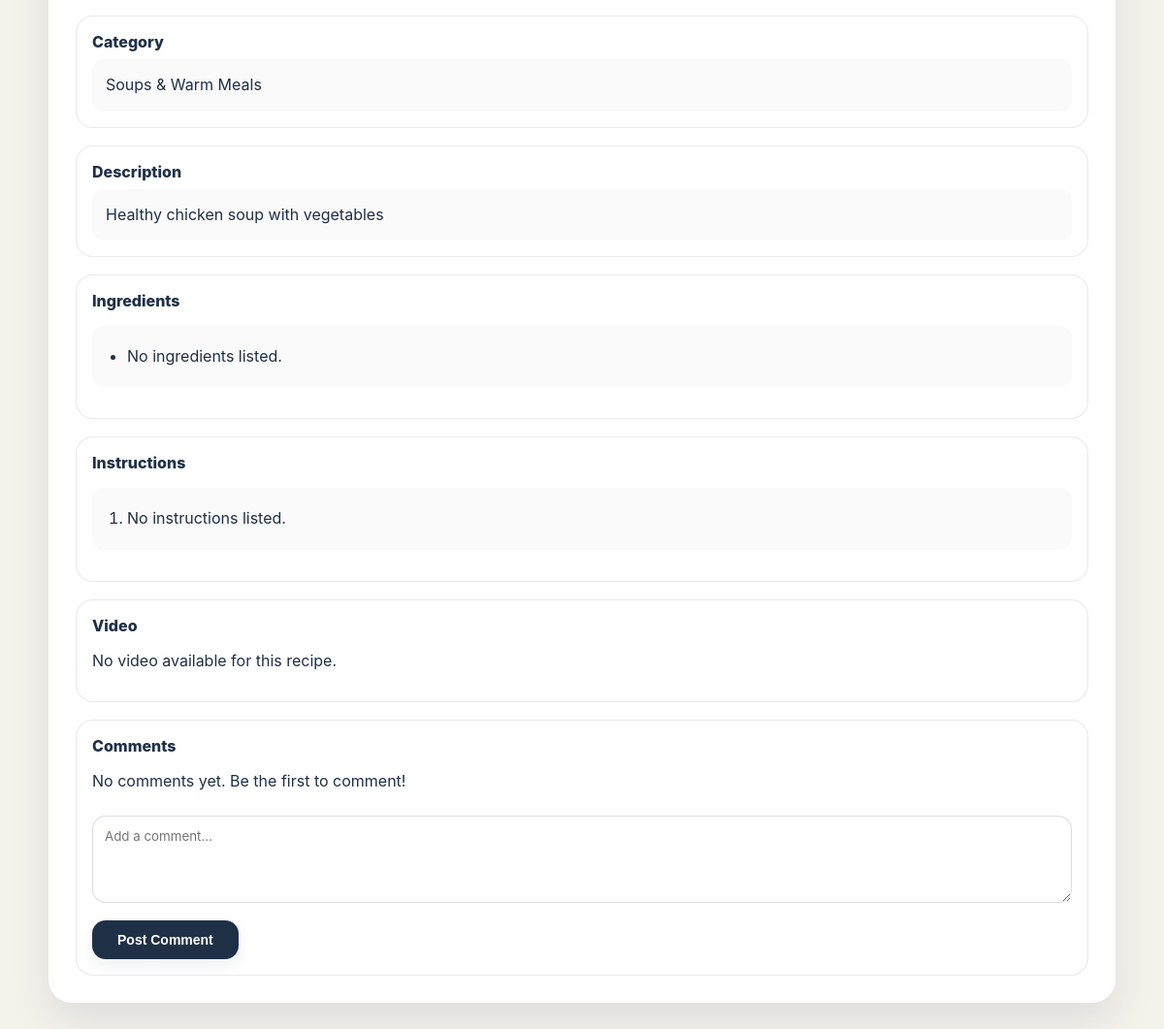
/viewRecipe.php?id=5 (signed in, lower part), run on an earlier commit of the app's database.
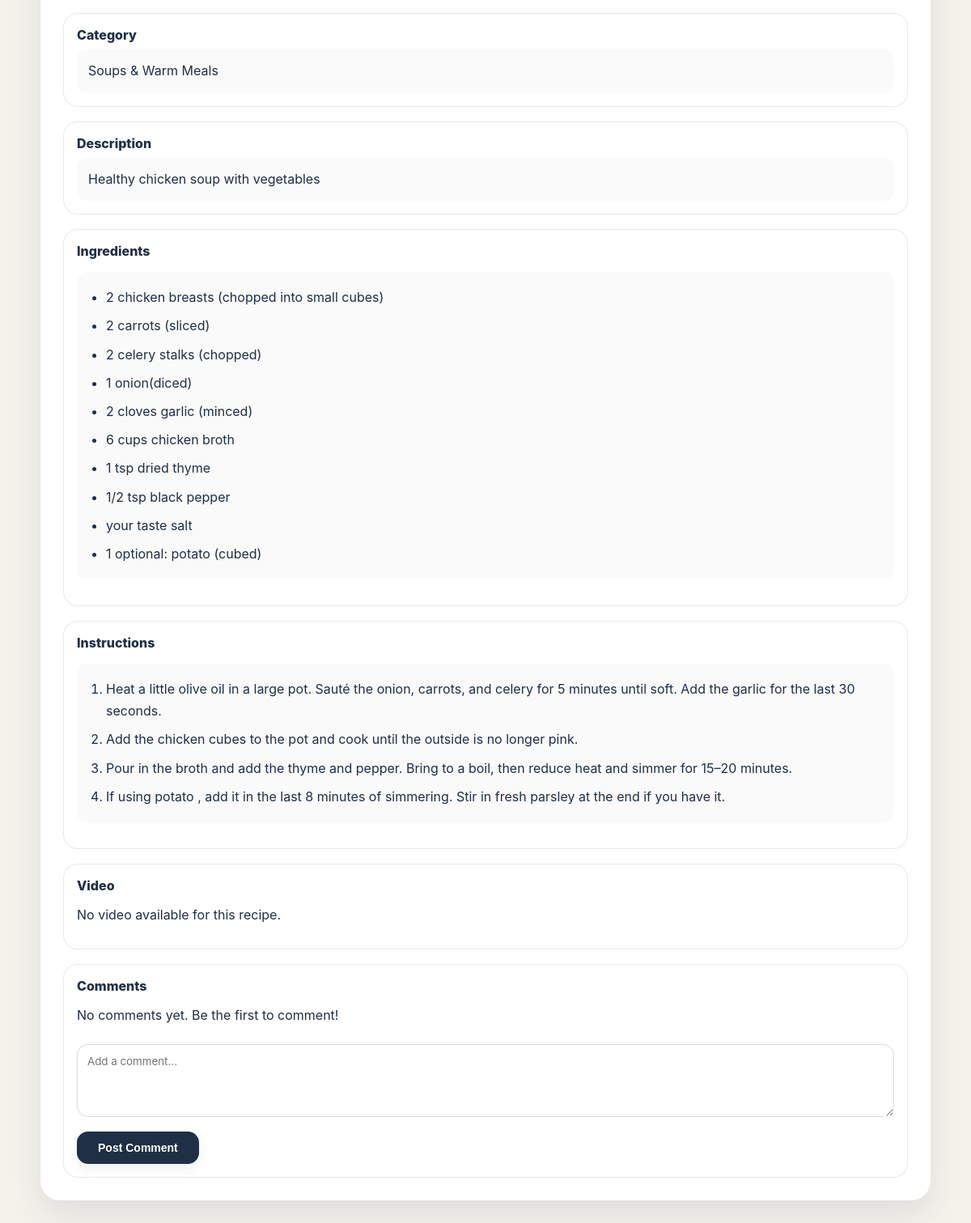
And on a later commit of the database.
### tables this page shows
CREATE TABLE `Ingredients` (
  `id` int NOT NULL,
  `recipeID` int NOT NULL,
  `ingredientName` varchar(100) NOT NULL,
  `ingredientQuantity` varchar(100) NOT NULL
);

CREATE TABLE `Instructions` (
  `id` int NOT NULL,
  `recipeID` int NOT NULL,
  `step` text NOT NULL,
  `stepOrder` int NOT NULL
);

### ViewRecipe.php (the view, shortened to what this page needs)
<?php
include("db.php");
$recipeID = (int)$_GET['id'];
$stmt = $conn->prepare("
    SELECT r.id, r.name, r.description, r.photoFileName, r.videoFilePath,
           rc.categoryName,
           u.firstName, u.lastName, u.photoFileName AS userPhoto
    FROM Recipe r
    JOIN RecipeCategory rc ON r.categoryID = rc.id
    JOIN User u ON r.userID = u.id
    WHERE r.id = ?
");
$stmt->bind_param("i", $recipeID);
$stmt->execute();
$result = $stmt->get_result();
$recipe = $result->fetch_assoc();
$ingStmt = $conn->prepare("SELECT ingredientName, ingredientQuantity FROM Ingredients WHERE recipeID = ?");
$ingStmt->bind_param("i", $recipeID);
$ingStmt->execute();
$ingredients = $ingStmt->get_result()->fetch_all(MYSQLI_ASSOC);
$insStmt = $conn->prepare("SELECT step FROM Instructions WHERE recipeID = ? ORDER BY stepOrder ASC");
$insStmt->bind_param("i", $recipeID);
$insStmt->execute();
$instructions = $insStmt->get_result()->fetch_all(MYSQLI_ASSOC);
$comStmt = $conn->prepare("
    SELECT c.comment, c.date, u.firstName, u.photoFileName AS userPhoto
    FROM Comment c
    LEFT JOIN User u ON c.userID = u.id
    WHERE c.recipeID = ?
    ORDER BY c.date DESC
");
$comStmt->bind_param("i", $recipeID);
$comStmt->execute();
$comments = $comStmt->get_result()->fetch_all(MYSQLI_ASSOC);
?>
<!DOCTYPE html>
<html lang="en">
<head>
  <link rel="stylesheet" href="https://cdnjs.cloudflare.com/ajax/libs/font-awesome/6.5.0/css/all.min.css" />
  <link rel="stylesheet" href="style.css" />
</head>
<body class="vr-body">
<main class="vr-page">
  <article class="vr-card">
    <section class="vr-section">
      <h3 class="vr-h">Category</h3>
      <div class="vr-field"><?php echo htmlspecialchars($recipe['categoryName']); ?></div>
    </section>
    <section class="vr-section">
      <h3 class="vr-h">Description</h3>
      <div class="vr-field"><?php echo htmlspecialchars($recipe['description']); ?></div>
    </section>
    <section class="vr-section">
      <h3 class="vr-h">Ingredients</h3>
      <ul class="vr-list">
        <?php if (!empty($ingredients)): ?>
          <?php foreach ($ingredients as $ing): ?>
            <li><?php echo htmlspecialchars($ing['ingredientQuantity'] . ' ' . $ing['ingredientName']); ?></li>
          <?php endforeach; ?>
        <?php else: ?>
          <li>No ingredients listed.</li>
        <?php endif; ?>
      </ul>
    </section>
    <section class="vr-section">
      <h3 class="vr-h">Instructions</h3>
      <ol class="vr-list">
        <?php if (!empty($instructions)): ?>
          <?php foreach ($instructions as $ins): ?>
            <li><?php echo htmlspecialchars($ins['step']); ?></li>
          <?php endforeach; ?>
        <?php else: ?>
          <li>No instructions listed.</li>
        <?php endif; ?>
      </ol>
    </section>
    <section class="vr-section">
      <h3 class="vr-h">Video</h3>
      <?php if (!empty($recipe['videoFilePath'])): ?>
        <a class="vr-link"
           href="<?php echo htmlspecialchars($recipe['videoFilePath']); ?>"
           target="_blank" rel="noopener noreferrer">
          Watch video
        </a>
      <?php else: ?>
        <p class="muted">No video available for this recipe.</p>
      <?php endif; ?>
    </section>
    <section class="vr-section">
      <h3 class="vr-h">Comments</h3>
      <?php if (!empty($comments)): ?>
        <?php foreach ($comments as $comment): ?>
          <div class="vr-comment">
            <img
              class="vr-comment-avatar"
              src="images/<?php echo htmlspecialchars($comment['userPhoto'] ?? 'profile.png'); ?>"
              alt="<?php echo htmlspecialchars($comment['firstName']); ?>"
            />
            <div class="vr-comment-content">
              <div class="vr-comment-top">
                <strong class="vr-comment-name"><?php echo htmlspecialchars($comment['firstName']); ?></strong>
                <span class="vr-comment-time"><?php echo date('M d, Y • h:i A', strtotime($comment['date'])); ?></span>
              </div>
              <p><?php echo htmlspecialchars($comment['comment']); ?></p>
            </div>
          </div>
        <?php endforeach; ?>
      <?php else: ?>
        <p class="muted">No comments yet. Be the first to comment!</p>
      <?php endif; ?>
    <form method="POST">
      <textarea class="vr-input" name="comment" placeholder="Add a comment..."></textarea>
      <button class="vr-post">Post Comment</button>
    </form>
    </section>
  </article>
</main>
</body>
</html>

What changed in the data, as far as the page shows it:
added ingredients: ingredientQuantity+ingredientName "2 chicken breasts (chopped into small cubes)"
added ingredients: ingredientQuantity+ingredientName "2 carrots (sliced)"
added ingredients: ingredientQuantity+ingredientName "2 celery stalks (chopped)"
added ingredients: ingredientQuantity+ingredientName "1 onion(diced)"
added ingredients: ingredientQuantity+ingredientName "2 cloves garlic (minced)"
added ingredients: ingredientQuantity+ingredientName "6 cups chicken broth"
added ingredients: ingredientQuantity+ingredientName "1 tsp dried thyme"
added ingredients: ingredientQuantity+ingredientName "1/2 tsp black pepper"
added ingredients: ingredientQuantity+ingredientName "your taste salt"
added ingredients: ingredientQuantity+ingredientName "1 optional: potato (cubed)"
added instructions: step "Heat a little olive oil in a large pot. Sauté the onion, carrots, and celery for 5 minutes until soft. Add the garlic for the last 30 seconds."
added instructions: step "Add the chicken cubes to the pot and cook until the outside is no longer pink."
added instructions: step "Pour in the broth and add the thyme and pepper. Bring to a boil, then reduce heat and simmer for 15–20 minutes."
added instructions: step "If using potato , add it in the last 8 minutes of simmering. Stir in fresh parsley at the end if you have it."
Also different on the page:
text no longer shown: "No ingredients listed. No instructions listed."
